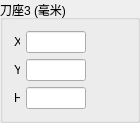
          <widget class="QGroupBox" name="groupBox_5">
           <property name="geometry">
            <rect>
             <x>300</x>
             <y>140</y>
             <width>140</width>
             <height>110</height>
            </rect>
           </property>
           <property name="title">
            <string>刀座3 (毫米)</string>
           </property>
           <layout class="QVBoxLayout" name="verticalLayout_7">
            <item>
             <layout class="QHBoxLayout" name="horizontalLayout_11">
              <item>
               <widget class="QLabel" name="labelSeatX_3">
                <property name="sizePolicy">
                 <sizepolicy hsizetype="Preferred" vsizetype="Preferred">
                  <horstretch>0</horstretch>
                  <verstretch>0</verstretch>
                 </sizepolicy>
                </property>
                <property name="minimumSize">
                 <size>
                  <width>6</width>
                  <height>20</height>
                 </size>
                </property>
                <property name="maximumSize">
                 <size>
                  <width>6</width>
                  <height>20</height>
                 </size>
                </property>
                <property name="text">
                 <string>X</string>
                </property>
               </widget>
              </item>
              <item>
               <widget class="QLineEdit" name="lineEditSeatX_3">
                <property name="sizePolicy">
                 <sizepolicy hsizetype="Preferred" vsizetype="Fixed">
                  <horstretch>0</horstretch>
                  <verstretch>0</verstretch>
                 </sizepolicy>
                </property>
                <property name="minimumSize">
                 <size>
                  <width>60</width>
                  <height>0</height>
                 </size>
                </property>
                <property name="maximumSize">
                 <size>
                  <width>60</width>
                  <height>16777215</height>
                 </size>
                </property>
                <property name="text">
                 <string/>
                </property>
                <property name="alignment">
                 <set>Qt::AlignRight|Qt::AlignTrailing|Qt::AlignVCenter</set>
                </property>
               </widget>
              </item>
              <item>
               <spacer name="horizontalSpacer_10">
                <property name="orientation">
                 <enum>Qt::Horizontal</enum>
                </property>
                <property name="sizeHint" stdset="0">
                 <size>
                  <width>40</width>
                  <height>20</height>
                 </size>
                </property>
               </spacer>
              </item>
             </layout>
            </item>
            <item>
             <layout class="QHBoxLayout" name="horizontalLayout_12">
              <item>
               <widget class="QLabel" name="labelSeatY_3">
                <property name="sizePolicy">
                 <sizepolicy hsizetype="Preferred" vsizetype="Preferred">
                  <horstretch>0</horstretch>
                  <verstretch>0</verstretch>
                 </sizepolicy>
                </property>
                <property name="minimumSize">
                 <size>
                  <width>6</width>
                  <height>20</height>
                 </size>
                </property>
                <property name="maximumSize">
                 <size>
                  <width>6</width>
                  <height>20</height>
                 </size>
                </property>
                <property name="text">
                 <string>Y</string>
                </property>
               </widget>
              </item>
              <item>
               <widget class="QLineEdit" name="lineEditSeatY_3">
                <property name="sizePolicy">
                 <sizepolicy hsizetype="Preferred" vsizetype="Fixed">
                  <horstretch>0</horstretch>
                  <verstretch>0</verstretch>
                 </sizepolicy>
                </property>
                <property name="minimumSize">
                 <size>
                  <width>60</width>
                  <height>0</height>
                 </size>
                </property>
                <property name="maximumSize">
                 <size>
                  <width>60</width>
                  <height>16777215</height>
                 </size>
                </property>
                <property name="text">
                 <string/>
                </property>
                <property name="alignment">
                 <set>Qt::AlignRight|Qt::AlignTrailing|Qt::AlignVCenter</set>
                </property>
               </widget>
              </item>
              <item>
               <spacer name="horizontalSpacer_11">
                <property name="orientation">
                 <enum>Qt::Horizontal</enum>
                </property>
                <property name="sizeHint" stdset="0">
                 <size>
                  <width>40</width>
                  <height>20</height>
                 </size>
                </property>
               </spacer>
              </item>
             </layout>
            </item>
            <item>
             <layout class="QHBoxLayout" name="horizontalLayout_13">
              <item>
               <widget class="QLabel" name="labelSeatH_3">
                <property name="sizePolicy">
                 <sizepolicy hsizetype="Preferred" vsizetype="Preferred">
                  <horstretch>0</horstretch>
                  <verstretch>0</verstretch>
                 </sizepolicy>
                </property>
                <property name="minimumSize">
                 <size>
                  <width>6</width>
                  <height>20</height>
                 </size>
                </property>
                <property name="maximumSize">
                 <size>
                  <width>6</width>
                  <height>20</height>
                 </size>
                </property>
                <property name="text">
                 <string>H</string>
                </property>
               </widget>
              </item>
              <item>
               <widget class="QLineEdit" name="lineEditSeatH_3">
                <property name="sizePolicy">
                 <sizepolicy hsizetype="Preferred" vsizetype="Fixed">
                  <horstretch>0</horstretch>
                  <verstretch>0</verstretch>
                 </sizepolicy>
                </property>
                <property name="minimumSize">
                 <size>
                  <width>60</width>
                  <height>0</height>
                 </size>
                </property>
                <property name="maximumSize">
                 <size>
                  <width>60</width>
                  <height>16777215</height>
                 </size>
                </property>
                <property name="text">
                 <string/>
                </property>
                <property name="alignment">
                 <set>Qt::AlignRight|Qt::AlignTrailing|Qt::AlignVCenter</set>
                </property>
               </widget>
              </item>
              <item>
               <spacer name="horizontalSpacer_12">
                <property name="orientation">
                 <enum>Qt::Horizontal</enum>
                </property>
                <property name="sizeHint" stdset="0">
                 <size>
                  <width>40</width>
                  <height>20</height>
                 </size>
                </property>
               </spacer>
              </item>
             </layout>
            </item>
           </layout>
          </widget>
